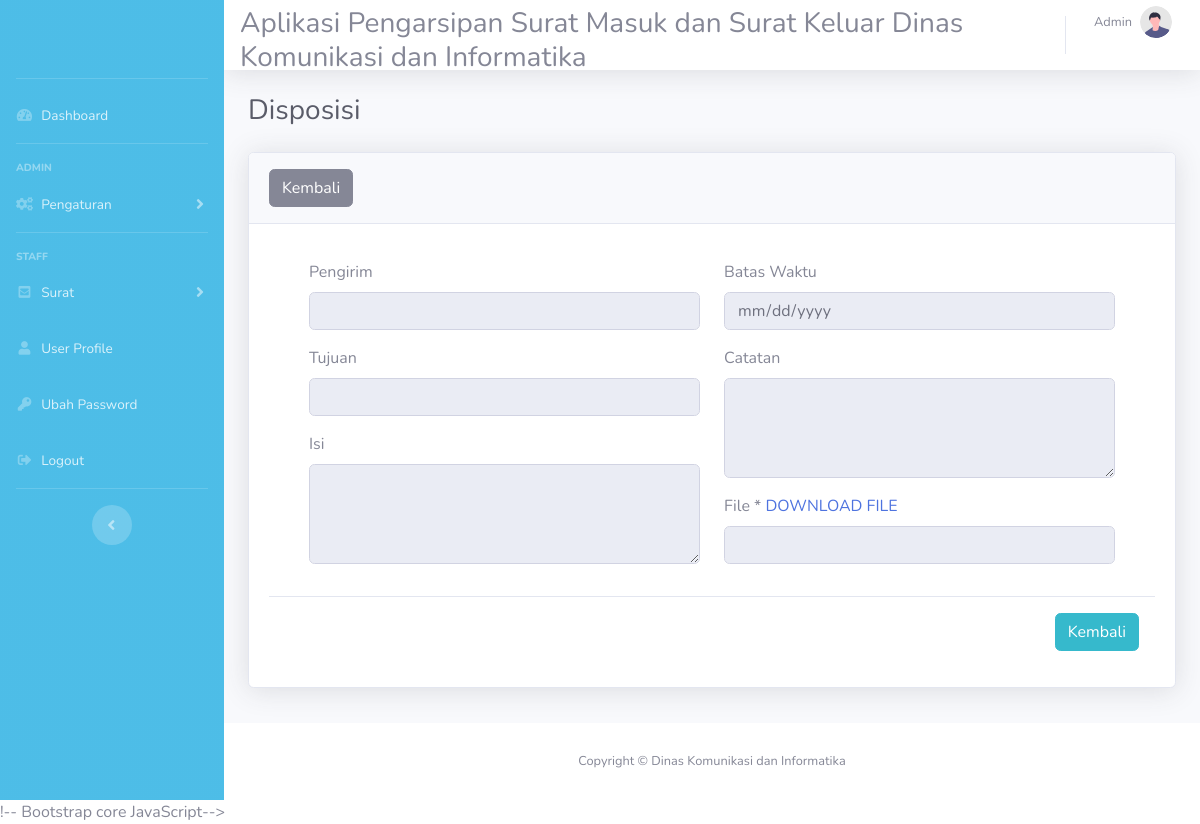
/disposisi_masuk/detail.php (signed in), run on the app's committed database.
### tables this page shows
CREATE TABLE `users` (
  `id_users` int(11) NOT NULL,
  `nama_lengkap` varchar(50) NOT NULL,
  `email` varchar(50) NOT NULL,
  `username` varchar(50) NOT NULL,
  `password` varchar(255) NOT NULL,
  `id_role` int(11) NOT NULL,
  `id_klasifikasi` int(11) NOT NULL,
  `foto` varchar(255) NOT NULL
);

### controllers/config_load_data.php (called while the page is built, shortened)
<?php
function query($query)
{
    global $conn;
    $result = mysqli_query($conn, $query);
    $rows = [];
    while ($row = mysqli_fetch_assoc($result)) {
        $rows[] = $row;
    }
    return $rows;
}

### disposisi_masuk/detail.php (the view, shortened to what this page needs)
<?php
require '../controllers/disposisi.php';
require '../controllers/config_load_data.php';
$id_disposisi = $_GET['id_disposisi'];
$disposisi = query("SELECT * FROM disposisi INNER JOIN users ON disposisi.id_users = users.id_users INNER JOIN surat ON disposisi.id_surat = surat.id_surat WHERE id_disposisi = '$id_disposisi'  ")[0];
?>
<?php $id_users =  $_SESSION['login']['id_users'] ?>
<?php $login = query("SELECT * FROM users WHERE id_users = $id_users ")[0] ?>
<!DOCTYPE html>
<html lang="en">
<head>
    <link href="../vendor/fontawesome-free/css/all.min.css" rel="stylesheet" type="text/css">
    <link href="../css/sb-admin-2.min.css" rel="stylesheet">
    <link href="../vendor/datatables/dataTables.bootstrap4.min.css" rel="stylesheet">
</head>
<body id="page-top">
    <div id="wrapper">
        <ul class="navbar-nav bg-gradient-primary sidebar sidebar-dark accordion" id="accordionSidebar">
            <a class="sidebar-brand d-flex align-items-center justify-content-center" href="index.php">
            </a>
            <?php if ($login['id_role'] == 1) : ?>
                <hr class="sidebar-divider my-2">
                <li class="nav-item">
                    <a class="nav-link" href="../dashboard/index.php">
                        <i class="fas fa-fw fa-tachometer-alt"></i>
                        <span>Dashboard</span></a>
                </li>
                <hr class="sidebar-divider">
                <div class="sidebar-heading">
                    Admin
                </div>
                <li class="nav-item">
                    <a class="nav-link collapsed" href="#" data-toggle="collapse" data-target="#collapsePages" aria-expanded="true" aria-controls="collapsePages">
                        <i class="fas fa-fw fa-cogs"></i>
                        <span>Pengaturan</span>
                    </a>
                </li>
            <?php endif; ?>
            <?php if ($login['id_role'] == 1) : ?>
                <hr class="sidebar-divider">
                <div class="sidebar-heading">
                    Staff
                </div>
                <li class="nav-item">
                    <a class="nav-link collapsed" href="#" data-toggle="collapse" data-target="#collapseUtilities" aria-expanded="true" aria-controls="collapseUtilities">
                        <i class="fas fa-fw fa-envelope-square"></i>
                        <span>Surat</span>
                    </a>
                </li>
            <?php endif; ?>
            <li class="nav-item">
                <a class="nav-link" href="../user/index.php">
                    <i class="fas fa-fw fa-user"></i>
                    <span>User Profile</span></a>
            </li>
            <li class="nav-item">
                <a class="nav-link" href="../password/index.php">
                    <i class="fas fa-fw fa-key"></i>
                    <span>Ubah Password</span></a>
            </li>
            <li class="nav-item">
                <a class="nav-link" href="../logout.php">
                    <i class="fas fa-fw fa-sign-out-alt"></i>
                    <span>Logout</span></a>
            </li>
            <hr class="sidebar-divider d-none d-md-block">
            <div class="text-center d-none d-md-inline">
                <button class="rounded-circle border-0" id="sidebarToggle"></button>
            </div>
        </ul>
        <div id="content-wrapper" class="d-flex flex-column">
            <div id="content">
                <nav class="navbar navbar-expand navbar-light bg-white topbar mb-4 static-top shadow">
                    <ul class="navbar-nav ml-auto">
                        <h3 style="width: 100%; height: auto; margin-top: 20px;">
                            <marquee>Aplikasi Pengarsipan Surat Masuk dan Surat Keluar Dinas Komunikasi dan Informatika
                            </marquee>
                        </h3>
                        <li class="nav-item dropdown no-arrow">
                            <a class="nav-link dropdown-toggle" href="#" id="userDropdown" role="button" data-toggle="dropdown" aria-haspopup="true" aria-expanded="false">
                                <span class="mr-2 d-none d-lg-inline text-gray-600 small"><?= $login['nama_lengkap'] ?></span>
                                <img class="img-profile rounded-circle" src="../upload/<?= $login['foto'] ?>">
                            </a>
                        </li>
                    </ul>
                </nav>
                <div class="container-fluid">
                    <div class="d-sm-flex align-items-center justify-content-between mb-4">
                        <h1 class="h3 mb-0 text-gray-800">Disposisi </h1>
                    </div>
                    <div class="card shadow mb-4">
                        <div class="card-header py-3">
                            <button type="button" class="btn btn-secondary"><a href="index.php" style="text-decoration: none; color: white;"> Kembali </a></button>
                        </div>
                        <div class="card-body">
                            <div class="table-responsive">
                                <form action="" method="post">
                                    <div class="modal-body">
                                        <div class="container">
                                            <div class="row">
                                                <div class="col-6">
                                                    <div class="mb-3">
                                                        <label class="form-label">Pengirim</label>
                                                        <input type="text" class="form-control" id="exampleInputrole" name="pengirim" value="<?= $disposisi['pengirim'] ?>" readonly>
                                                    </div>
                                                    <div class="mb-3">
                                                        <label class="form-label">Tujuan</label>
                                                        <input type="text" class="form-control" id="exampleInputrole" name="pengirim" value="<?= $disposisi['nama_lengkap'] ?>" readonly>
                                                    </div>
                                                    <div class="mb-3">
                                                        <label class="form-label">Isi</label>
                                                        <textarea class="form-control" id="floatingTextarea2" style="height: 100px" name="isi" readonly><?= $disposisi['isi'] ?></textarea>
                                                    </div>
                                                </div>
                                                <div class="col-6">
                                                    <div class="mb-3">
                                                        <label class="form-label">Batas Waktu</label>
                                                        <input type="date" class="form-control" id="exampleInputrole" name="batas_waktu" value="<?= $disposisi['batas_waktu'] ?>" readonly>
                                                    </div>
                                                    <div class="mb-3">
                                                        <label class="form-label">Catatan</label>
                                                        <textarea class="form-control" id="floatingTextarea2" style="height: 100px" name="catatan" readonly><?= $disposisi['catatan'] ?></textarea>
                                                    </div>
                                                    <div class="mb-3">
                                                        <label for="formFile" class="form-label">File * <a href="../upload/<?= $disposisi['file'] ?>">DOWNLOAD FILE</a> </label>
                                                        <input class="form-control" type="text" id="formFile" name="file" value="<?= $disposisi['file'] ?>" readonly>
                                                    </div>
                                                </div>
                                            </div>
                                        </div>
                                    </div>
                                    <div class="modal-footer">
                                        <a href="index.php" class="btn btn-info" data-dismiss="modal">Kembali</a>
                                    </div>
                                </form>
                            </div>
                        </div>
                    </div>
                </div>
            </div>
            <footer class="sticky-footer bg-white">
                <div class="container my-auto">
                    <div class="copyright text-center my-auto">
                        <span>Copyright &copy; Dinas Komunikasi dan Informatika</span>
                    </div>
                </div>
            </footer>
        </div>
    </div>
    !-- Bootstrap core JavaScript-->
</body>
</html>

### data on the page
users: nama_lengkap "Admin", foto (picture)
